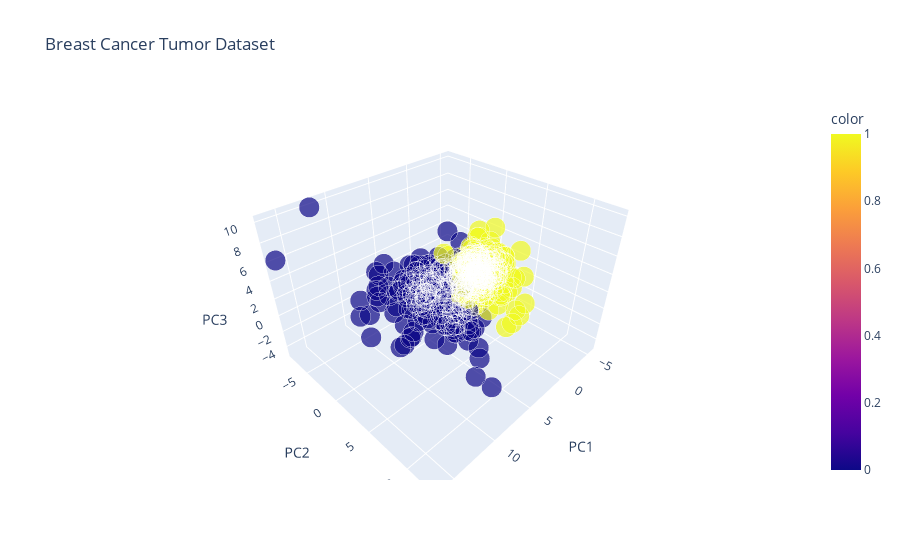

The notebook cell saved with this chart:
### Markdown cell above
6.採用三個主成分，並繪製立體圖，藉由旋轉立體圖找到更好區分良性腫瘤與惡性腫瘤的視角

### Code cell
import plotly.graph_objs as go
import plotly.express as px

X = cancer.data
labels = cancer.target

pca = PCA(n_components=3)
X_pca = pca.fit_transform(X_scaled)

# 使用 plotly 繪製立體圖
fig = px.scatter_3d(
    X_pca, x=0, y=1, z=2, color=labels, size=[5]*len(X),
    labels={"0": "PC1", "1": "PC2", "2": "PC3"},
    hover_name=target_names[cancer.target],
    title="Breast Cancer Tumor Dataset"
)
fig.show()

### Figure 1 — Plotly figure (JSON) as saved in the notebook; plotly's stock layout.template omitted (floating-point values rounded to 4 significant figures; data arrays with more than 128 entries replaced by an {"elided": "..."} marker saying what was removed)
{"data": [{"hovertemplate": "<b>%{hovertext}</b><br><br>PC1=%{x}<br>PC2=%{y}<br>PC3=%{z}<br>size=%{marker.size}<br>color=%{marker.color}<extra></extra>", "hovertext": {"elided": "569 str values"}, "legendgroup": "", "marker": {"color": {"elided": "569 int values"}, "coloraxis": "coloraxis", "size": {"elided": "569 int values"}, "sizemode": "area", "sizeref": 0.0125, "symbol": "circle"}, "mode": "markers", "name": "", "scene": "scene", "showlegend": false, "type": "scatter3d", "x": {"elided": "569 float values"}, "y": {"elided": "569 float values"}, "z": {"elided": "569 float values"}}], "layout": {"coloraxis": {"colorbar": {"title": {"text": "color"}}, "colorscale": [[0, "#0d0887"], [0.1111, "#46039f"], [0.2222, "#7201a8"], [0.3333, "#9c179e"], [0.4444, "#bd3786"], [0.5556, "#d8576b"], [0.6667, "#ed7953"], [0.7778, "#fb9f3a"], [0.8889, "#fdca26"], [1, "#f0f921"]]}, "legend": {"itemsizing": "constant", "tracegroupgap": 0}, "scene": {"domain": {"x": [0, 1], "y": [0, 1]}, "xaxis": {"title": {"text": "PC1"}}, "yaxis": {"title": {"text": "PC2"}}, "zaxis": {"title": {"text": "PC3"}}}, "title": {"text": "Breast Cancer Tumor Dataset"}}}
